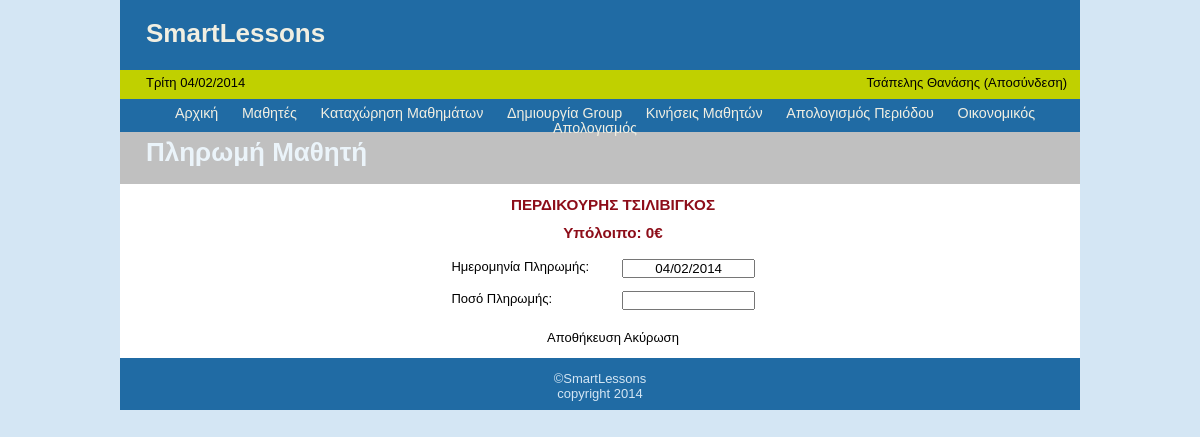
Page /studentPayment.php?id=12 (signed in) on the committed database.
### tables this page shows
CREATE TABLE IF NOT EXISTS `students` (
  `id` int(6) NOT NULL AUTO_INCREMENT,
  `lastName` varchar(30) NOT NULL,
  `firstName` varchar(25) NOT NULL,
  `mobile` varchar(10) NOT NULL,
  `phone` varchar(10) NOT NULL,
  `sugPrice` float NOT NULL,
  `remarks` text NOT NULL,
  `creationDate` datetime NOT NULL,
  `editDate` datetime NOT NULL,
  `rest` float NOT NULL,
  PRIMARY KEY (`id`)
);

### inc/functions.php (called while the page is built, shortened)
<?php
function getStudentById($studId){
	global $connection;
	$query = "SELECT * ";
	$query .= "FROM students ";
	$query .= "WHERE id=" . $studId . " ";
	$query .= "LIMIT 1";
	$rSet = mysql_query($query, $connection);
	$stud = mysql_fetch_array($rSet);
	if( $stud ){
		return $stud;
	}
	else{
		return NULL;
	}
}
?>

### studentPayment.php (the view, shortened to what this page needs)
<?php require_once("inc/connection.php"); ?>
<?php require_once("inc/functions.php"); ?>
<?php include("inc/header.php"); ?>
<?php include("inc/statusBar.php"); ?>
<?php include("inc/menuBar.php"); ?>
<?php
	if( !isset($_GET['id']) || empty($_GET['id'])  ){
		header("Location: students.php");
		exit;
	}
	else{
		$std = getStudentById( $_GET['id'] );
		$lastName = $std['lastName'];
		$firstName = $std['firstName'];
		$rest = $std['rest'];
	}
?>
				<div id="navigation" style="height:2em;">
						<h1 style="float:left;">Πληρωμή Μαθητή</h1>
				</div>
				<div id="page">
					<div style="text-align:center;margin:auto; width:100%">
						<p>
							<?php
								echo "<h3>{$lastName} {$firstName}</h3>";
							?>
						</p>
						<div style="padding:1em 0 1em 0;">
							<?php
								echo "<h3>Υπόλοιπο: {$rest}&euro;</h3>";
							?>
						</div>
						<form action="" id="frmStudentPayment" name="frmStudentPayment" method="post">
							<div>
								<table style="margin:auto; width:36%">
									<tr>
										<td>Ημερομηνία Πληρωμής:</td>
										<td><input type="text" style="width:10em;text-align:center;" name="payDate" id="payDate" /></td>
									</tr>
									<tr>
										<td>Ποσό Πληρωμής:</td>
										<td><input type="text" style="width:10em;text-align:right;" name="payAmount" id="payAmount" /></td>
									</tr>
								</table>
							</div>
							<div style="padding:1em 0 1em 0;">
								<a href="javascript:void(0)" onClick="validatePaymentForm( document.getElementById('frmStudentPayment') );" id="saveBtn">
									Αποθήκευση
								</a>
								<a href="students.php" id="cancelBtn">
									Ακύρωση
								</a>
							</div>
						</form>
					</div>
				</div>
				<link href="http://ajax.googleapis.com/ajax/libs/jqueryui/1.8/themes/base/jquery-ui.css" rel="stylesheet" type="text/css"/>
<?php require("inc/footer.php"); ?>

### css/style.css (style rules this page uses)
html { height: 100%; width: 100%; }
body { font-family: Verdana, Arial, Helvetica, sans-serif; background: #D4E6F4; font-size: 13px; line-height: 15px; text-align:center; }
* { margin:0; padding:0; }
table, tr, td { border-collapse: collapse; vertical-align: top; font-size: 13px; line-height: 15px; }
a { color: #000; text-decoration:none; }
table td { padding: 0.5em; }
#navigation { padding: 1em 2em; color: #EBF4FA; background: #C0C0C0; height:2em; clear:both; }
#page { padding-left: 2em; padding-top: 1em; vertical-align: top; background: #fff; }
#page h3 { color: #8D0D19; }

### rows in the picture
students: lastName "ΠΕΡΔΙΚΟΥΡΗΣ", firstName "ΤΣΙΛΙΒΙΓΚΟΣ", rest "0"

### other values in the picture
$_SESSION['lastName'] "Τσάπελης"
$_SESSION['firstName'] "Θανάσης"
